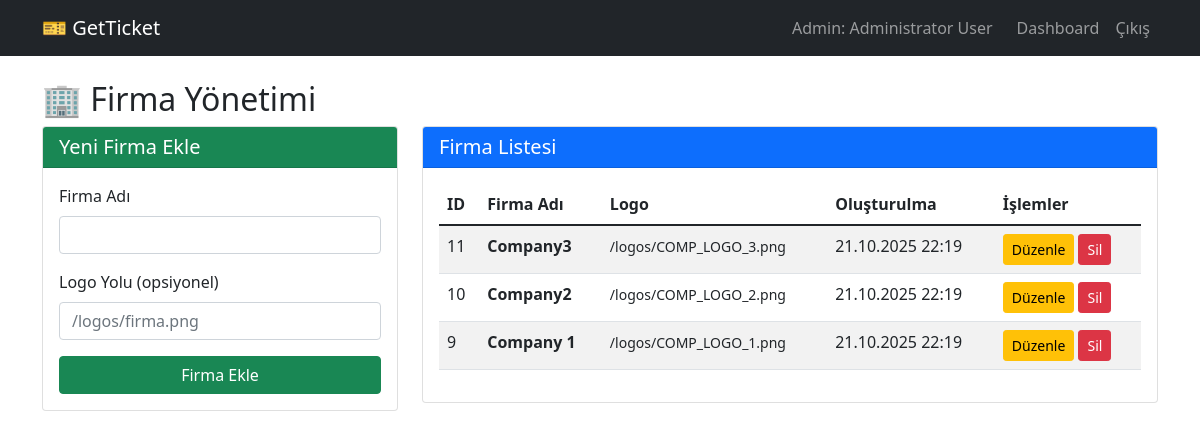
Screenshot of /pages/firma_yonetimi.php (signed in) with the database file from the repository.
### tables this page shows
CREATE TABLE bus_companies (
    id INTEGER PRIMARY KEY AUTOINCREMENT,
    name TEXT UNIQUE NOT NULL,
    logo_path TEXT,
    created_at DATETIME DEFAULT CURRENT_TIMESTAMP
);

### pages/firma_yonetimi.php (the view, shortened to what this page needs)
<?php
$db = getDBConnection();
$stmt = $db->query("SELECT * FROM bus_companies ORDER BY created_at DESC");
$companies = $stmt->fetchAll(PDO::FETCH_ASSOC);
?>
<!DOCTYPE html>
<html lang="tr">
<head>
    <link href="https://cdn.jsdelivr.net/npm/bootstrap@5.1.3/dist/css/bootstrap.min.css" rel="stylesheet">
</head>
<body>
    <nav class="navbar navbar-expand-lg navbar-dark bg-dark">
        <div class="container">
            <a class="navbar-brand" href="../index.php">🎫 GetTicket</a>
            <div class="navbar-nav ms-auto">
                <span class="navbar-text me-3">
                    Admin: <?php echo htmlspecialchars($_SESSION['full_name']); ?>
                </span>
                <a class="nav-link" href="dashboard.php">Dashboard</a>
                <a class="nav-link" href="logout.php">Çıkış</a>
            </div>
        </div>
    </nav>
    <div class="container mt-4">
        <h2>🏢 Firma Yönetimi</h2>
        <div class="row">
            <div class="col-md-4">
                <div class="card">
                    <div class="card-header bg-success text-white">
                        <h5 class="card-title mb-0">Yeni Firma Ekle</h5>
                    </div>
                    <div class="card-body">
                        <form method="POST">
                            <div class="mb-3">
                                <label class="form-label">Firma Adı</label>
                                <input type="text" name="name" class="form-control" required>
                            </div>
                            <div class="mb-3">
                                <label class="form-label">Logo Yolu (opsiyonel)</label>
                                <input type="text" name="logo_path" class="form-control" placeholder="/logos/firma.png">
                            </div>
                            <button type="submit" name="add_company" class="btn btn-success w-100">Firma Ekle</button>
                        </form>
                    </div>
                </div>
            </div>
            <div class="col-md-8">
                <div class="card">
                    <div class="card-header bg-primary text-white">
                        <h5 class="card-title mb-0">Firma Listesi</h5>
                    </div>
                    <div class="card-body">
                        <?php if (empty($companies)): ?>
                            <p class="text-muted">Henüz firma bulunmuyor.</p>
                        <?php else: ?>
                            <div class="table-responsive">
                                <table class="table table-striped">
                                    <thead>
                                        <tr>
                                            <th>ID</th>
                                            <th>Firma Adı</th>
                                            <th>Logo</th>
                                            <th>Oluşturulma</th>
                                            <th>İşlemler</th>
                                        </tr>
                                    </thead>
                                    <tbody>
                                        <?php foreach ($companies as $company): ?>
                                        <tr>
                                            <td><?php echo $company['id']; ?></td>
                                            <td>
                                                <strong><?php echo htmlspecialchars($company['name']); ?></strong>
                                            </td>
                                            <td>
                                                <?php if (!empty($company['logo_path'])): ?>
                                                    <small><?php echo htmlspecialchars($company['logo_path']); ?></small>
                                                <?php else: ?>
                                                    <span class="text-muted">Yok</span>
                                                <?php endif; ?>
                                            </td>
                                            <td><?php echo date('d.m.Y H:i', strtotime($company['created_at'])); ?></td>
                                            <td class="table-actions">
                                                <button type="button" class="btn btn-sm btn-warning"
                                                    data-bs-toggle="modal"
                                                    data-bs-target="#editModal<?php echo $company['id']; ?>">
                                                    Düzenle
                                                </button>
                                                <a href="?delete=<?php echo $company['id']; ?>"
                                                   class="btn btn-sm btn-danger"
                                                   onclick="return confirm('Bu firmayı silmek istediğinizden emin misiniz?')">
                                                    Sil
                                                </a>
                                            </td>
                                        </tr>
                                        <?php endforeach; ?>
                                    </tbody>
                                </table>
                            </div>
                        <?php endif; ?>
                    </div>
                </div>
            </div>
        </div>
    </div>
</body>
</html>

### pages/firma_yonetimi.php (style rules this page uses)
.card { margin-bottom: 20px; }
.table-actions { white-space: nowrap; }

### rows the page displays
bus_companies: id "11", name "Company3", logo_path "/logos/COMP_LOGO_3.png", created_at "21.10.2025 22:19"
bus_companies: id "10", name "Company2", logo_path "/logos/COMP_LOGO_2.png", created_at "21.10.2025 22:19"
bus_companies: id "9", name "Company 1", logo_path "/logos/COMP_LOGO_1.png", created_at "21.10.2025 22:19"

### other values shown
$_SESSION['full_name'] "Administrator User"
